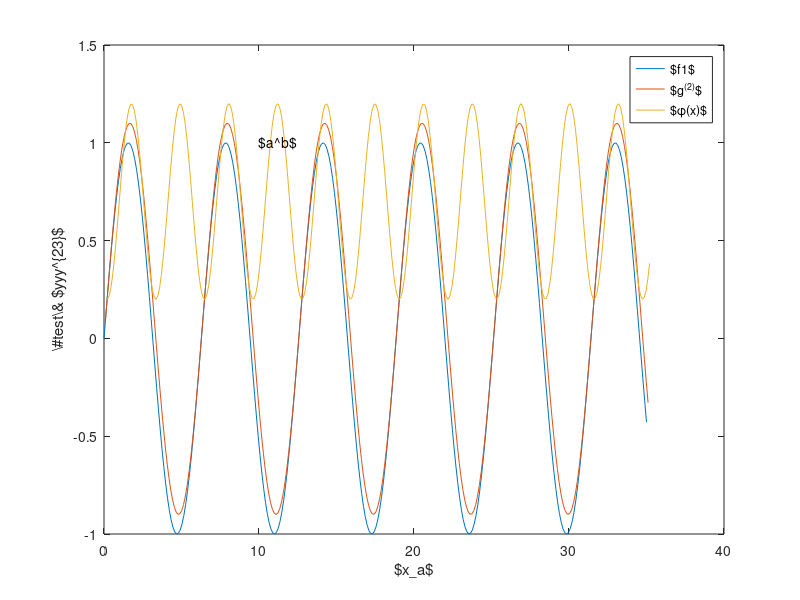

The MATLAB source for this figure: (Note: this script raises an error after producing the figure.)
x=linspace(0,35,300);
y=sin(x);
set(0,'DefaulttextInterpreter', 'none')
plot(x,y,x+.1,y+.1,x+.2,y.^2+.2);
set( gca, 'tag', 'aplot' );
xlabel('$x_a$'); 
ylabel('\#test\& $yyy^{23}$')
legend({'$f1$', '$g^{(2)}$', '$\phi(x)$'}, 'tag' ,'psf_legend' )
text(10,1,'$a^b$')


save_latex( gca, 'xxx' )
%save_latex( gcf, 'xxx' )


